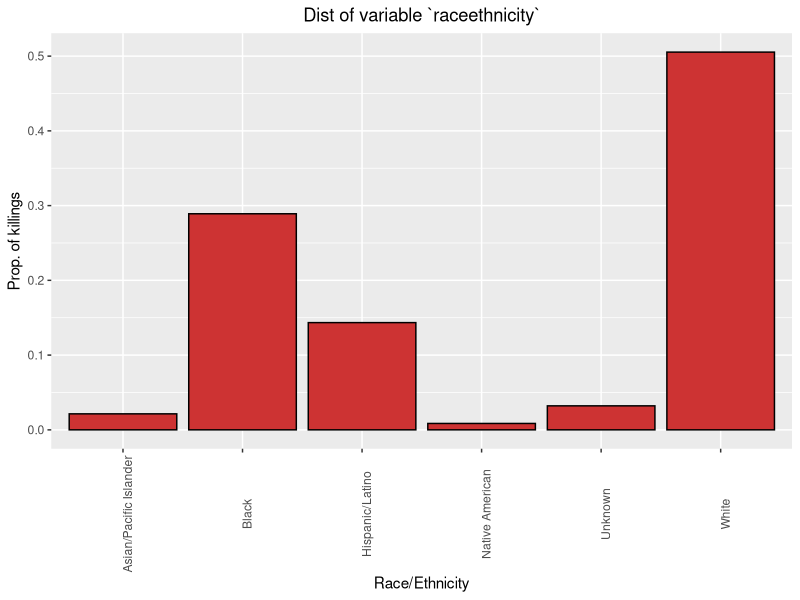
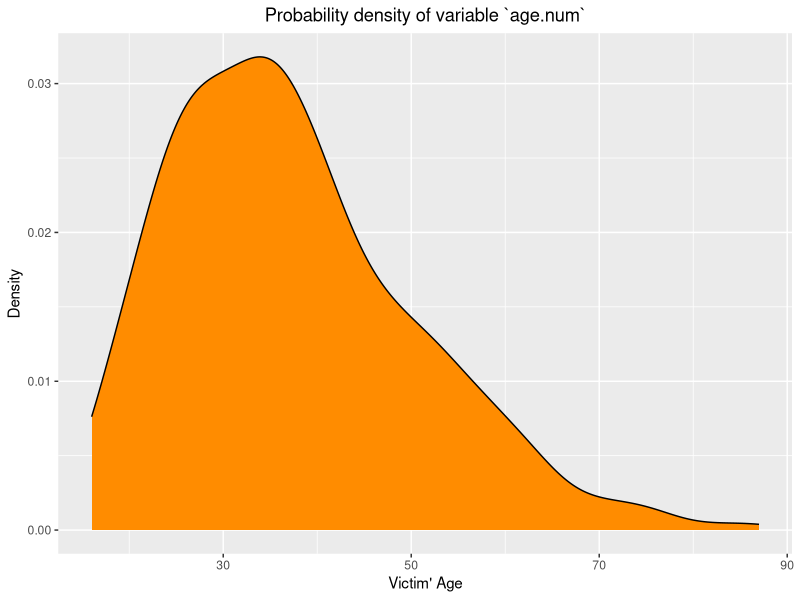
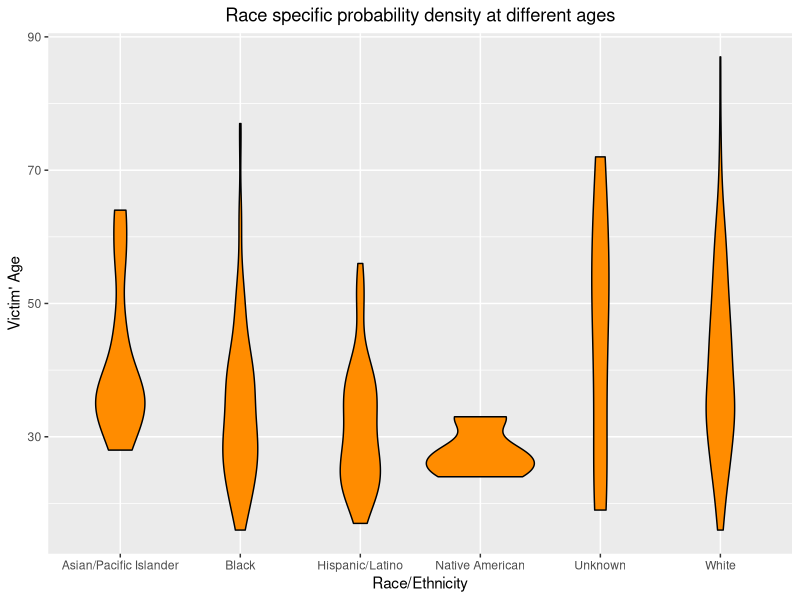
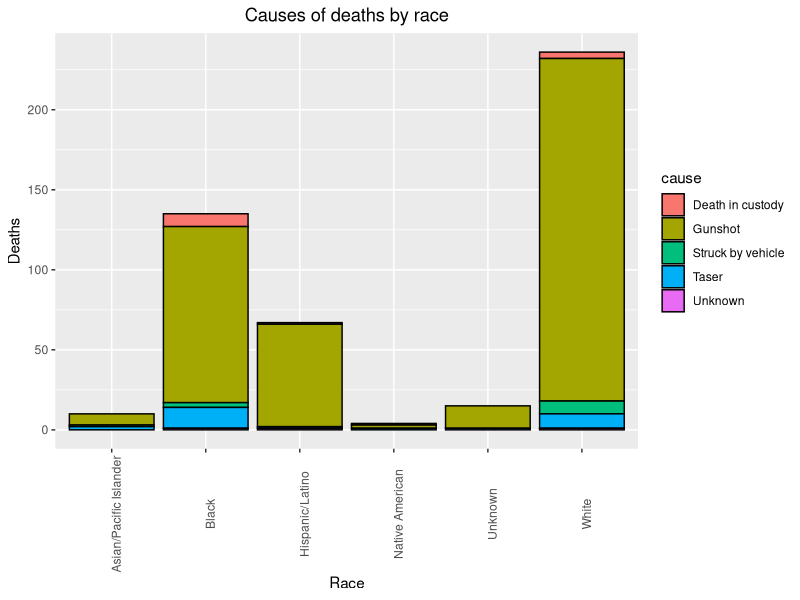
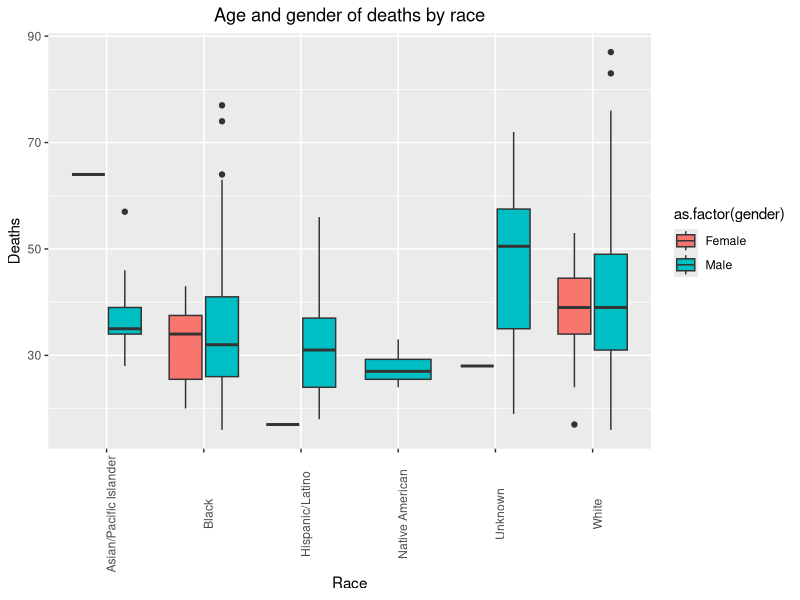
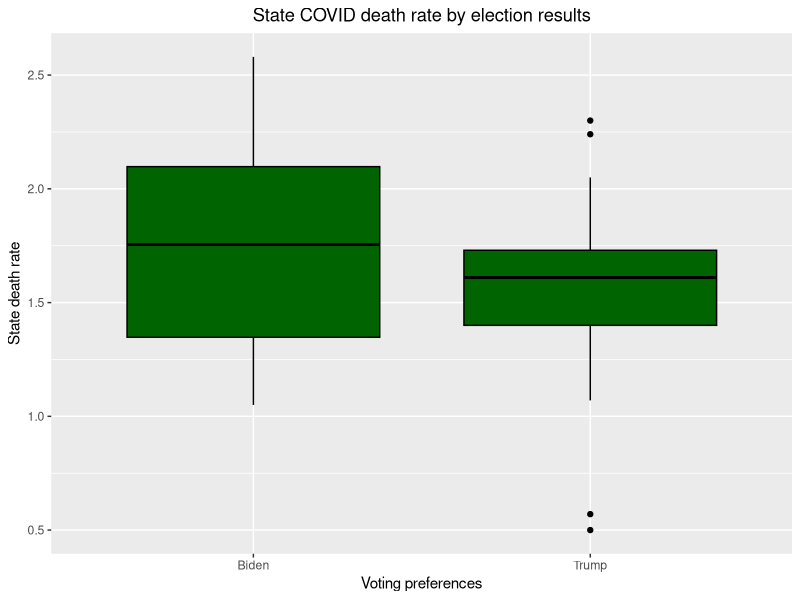

The R source for these figures, in order:
## ---- chunk 1
library(tidyverse)
## ---- chunk 2
PoliceKillings <- read.csv('PoliceKillings.csv', header=TRUE)
## ---- chunk 3
round(prop.table(table(PoliceKillings$raceethnicity), ) *100, 2)

## ---- chunk 4
raceethnicity_prop <- PoliceKillings %>%
  group_by(raceethnicity)%>%
  summarise(Counts=n())%>%
  mutate(Percent=Counts/nrow(PoliceKillings))

ggplot(raceethnicity_prop, aes(x=raceethnicity, y=Percent))+
  geom_bar(fill="brown3", color='black', stat="identity")+
  theme(axis.text.x=element_text(angle=90),
        plot.title=element_text(hjust=0.5))+
  labs(x="Race/Ethnicity", y="Prop. of killings", title="Dist of variable `raceethnicity`")
## ---- chunk 5
is.numeric(PoliceKillings$age)
## ---- chunk 6
PoliceKillings$age.num <- as.numeric(PoliceKillings$age)
is.numeric(PoliceKillings$age.num)
## ---- chunk 7
ggplot(PoliceKillings, aes(x=age.num))+
  geom_density(fill="darkorange", color='black')+
  theme(plot.title=element_text(hjust=0.5))+
  labs(x="Victim' Age", y="Density", title="Probability density of variable `age.num`")
## ---- chunk 8
ggplot(PoliceKillings, aes(x=raceethnicity, y=age.num))+
  geom_violin(fill="darkorange", color='black')+
  theme(plot.title=element_text(hjust=0.5))+
  labs(x="Race/Ethnicity", y="Victim' Age", title="Race specific probability density at different ages")
## ---- chunk 9
round(prop.table(table(PoliceKillings$cause))*100, 2)
## ---- chunk 10
ggplot(PoliceKillings, aes(x=raceethnicity, fill=cause))+
  geom_bar(color='black', position="stack")+
  theme(axis.text.x=element_text(angle=90),
        plot.title=element_text(hjust=0.5))+
  labs(x="Race", y="Deaths", title="Causes of deaths by race")
## ---- chunk 11
round(prop.table(table(PoliceKillings$raceethnicity, PoliceKillings$gender), ) *100, 2)
## ---- chunk 12
ggplot(PoliceKillings, aes(x=raceethnicity, y=age.num, fill=as.factor(gender)))+
  geom_boxplot(fcolor='black')+
  theme(axis.text.x=element_text(angle=90),
        plot.title=element_text(hjust=0.5))+
  labs(x="Race", y="Deaths", title="Age and gender of deaths by race")
## ---- chunk 13
Covid <- read.csv('stateCovid.csv', header=TRUE) #, row.names=1)
dim(Covid)
## ---- chunk 14
head(Covid)
## ---- chunk 15
Election <- read.csv('State_pop_election.csv', header=TRUE)
Merged <- merge( Covid, Election, by.x="state", by.y = "State")
head(Merged)
## ---- chunk 16
dim(Merged)
## ---- chunk 17
ggplot(Merged[!is.na(Merged$Election),], aes(x=Election, y=state_rate))+
  geom_boxplot(fill="darkgreen", color='black')+
  theme(plot.title=element_text(hjust=0.5))+
  labs(x="Voting preferences", y="State death rate", title="State COVID death rate by election results")
